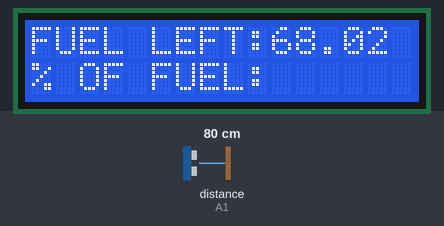
Recording of a sketch running on a simulated Arduino Uno, built with avr-gcc and run on an emulated ATmega328P. On the bench: 16×2 character LCD. Wiring (inferred from the names in the program): ultrasonic range finder: trigger A0; echo A1. The inputs (shaded band) are chosen by the test bench; at power-on: distance to the obstacle (sensor on A1) 80 cm. The echo pulse lasts 58.3 µs per cm; what the sketch prints to the serial monitor is not drawn.

Above: at 1.2 s.
1.3 s: distance to the obstacle (sensor on A1) set to 9 cm
At 2.5 s:
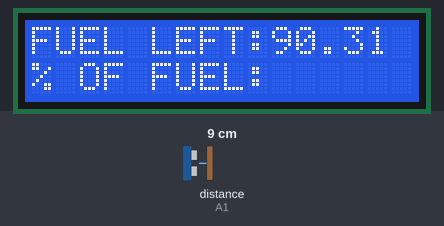
2.9 s: distance to the obstacle (sensor on A1) set to 120 cm
At 4.2 s:
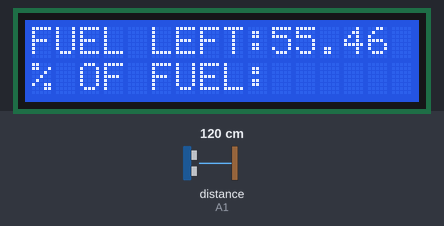
5.9 s: distance to the obstacle (sensor on A1) set to 18 cm
At 6.11 s:
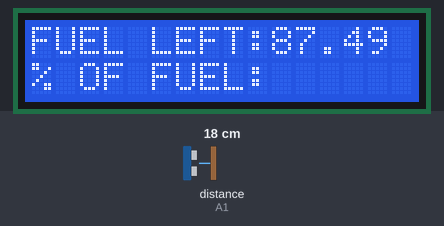
Timing chart, 0 to 8.9 s (numbered marks = the images above; inputs shaded):
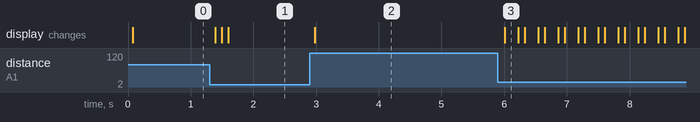

The sketch:

my_ccode_of_fuel.ino
```cpp
#include<LiquidCrystal.h>
#define rs 10
#define enable 9
#define trigpin A0
#define echopin A1
double duration,distance,meter,volume1,volume,leftfuel,percentage;
int radius = 10;
LiquidCrystal lcd(rs,enable,7,6,5,4);
void setup()
{
  lcd.begin(16,2);
  pinMode(trigpin,OUTPUT);
  pinMode(echopin,INPUT);
  Serial.begin(9600);
}

void loop()
{

 digitalWrite(trigpin,LOW);
 delayMicroseconds(2);
 digitalWrite(trigpin,HIGH);
 delayMicroseconds(10);
 digitalWrite(trigpin,LOW);
 duration=pulseIn(echopin,HIGH);
 distance=(duration*0.0343)/2;
 volume1=3.14*(radius*radius)*distance;
 volume=volume1/1000;
 leftfuel=93.04-volume;
 percentage=(leftfuel/80.00)*100;
 lcd.setCursor(0,0);
 lcd.print("FUEL LEFT:");
 lcd.setCursor(10,0);
 lcd.print(leftfuel);
 lcd.setCursor(0,16);
 lcd.print("L");
 lcd.setCursor(0,1);
 lcd.print( "% OF FUEL:");
 Serial.println(percentage);
 delay(100);

}
```

Measured:
- after the input at 1.3 s, the display: changes after 0.09 s (image 1)
- after the input at 2.9 s, the display: changes after 0.08 s (image 2)
- after the input at 5.9 s, the display: changes after 0.11 s (image 3)
